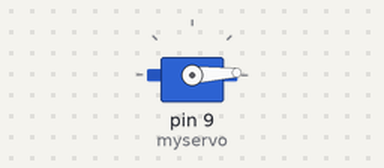
The sketch below on a simulated Arduino Uno, built with avr-gcc and run on an emulated ATmega328P. Shown: servo.

Above: at 0.05 s.
At 1.25 s:
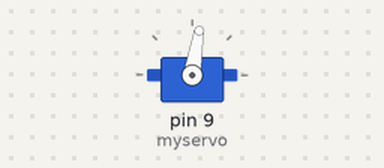
At 2.5 s:
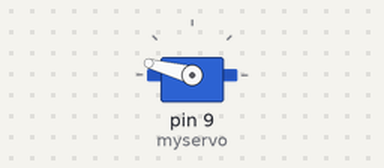
At 5.4 s:
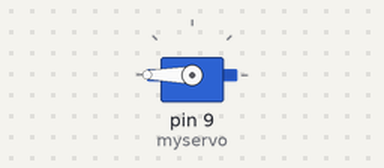
Timing chart, 0 to 7.1 s (numbered marks = the images above):
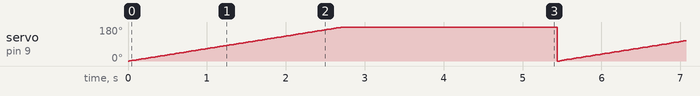

Measured:
- by itself, servo on pin 9 (myservo): ramps from 0° to 180° and jumps back, once every 5.4 s

The sketch:

Servo_Motor.ino
```cpp
#include <Servo.h>
Servo myservo;
int val = 0;
int pos = 0;

void setup() {
  Serial.begin(9600);
  myservo.attach(9);
}

void loop() {
  for(pos = 0; pos <= 360; pos += 1){
    myservo.write(pos);
    delay(15);
  }
}
```
